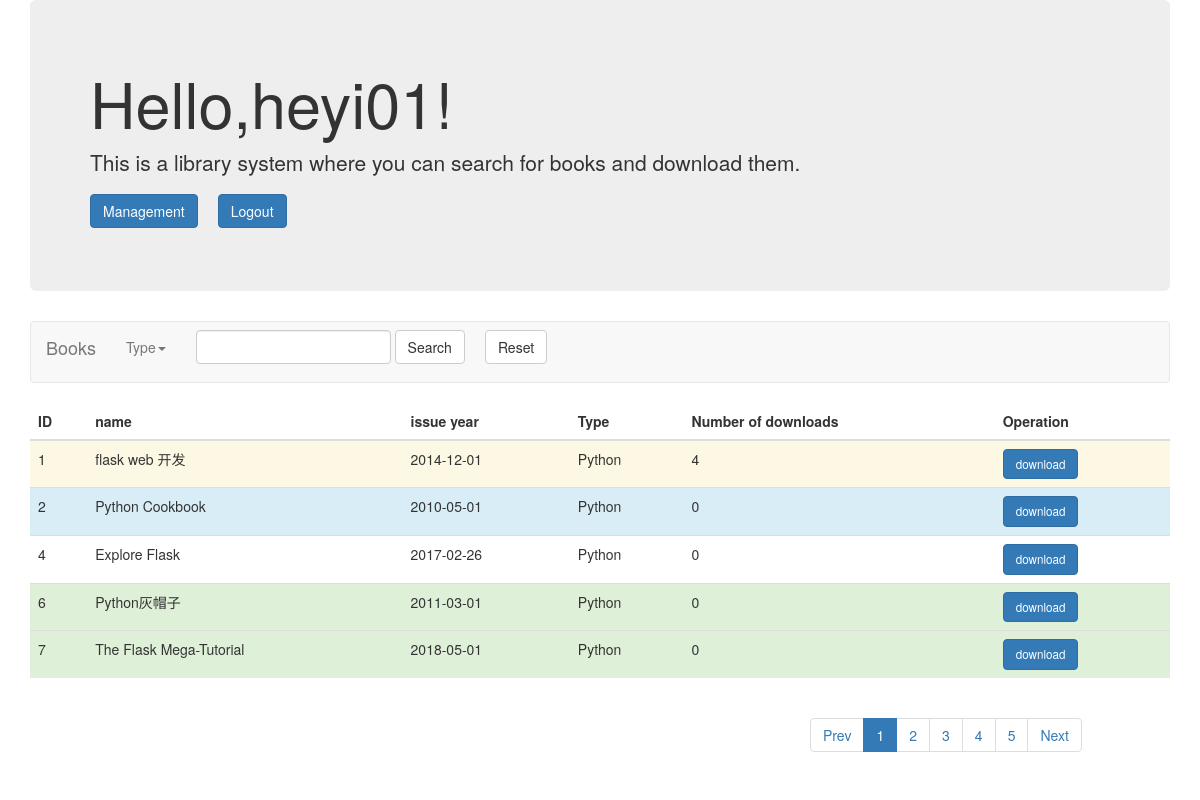
Screenshot of /home/search/type?type_1=Python&number=1 (signed in) with the database file from the repository.
### models.py (models this page shows, shortened)
class User(db.Model):
    username = db.Column(db.String(50),primary_key = True)
    hash_pwd = db.Column(db.String(100))
    salt = db.Column(db.String(100))
    group_id = db.Column(db.Integer)
    add_time = db.Column(db.String(50))

class Books(db.Model):
    id = db.Column(db.Integer,primary_key = True,autoincrement=True)
    book_name = db.Column(db.String(50))
    book_type = db.Column(db.String(50))
    book_introduction = db.Column(db.String(100))
    issue_year = db.Column(db.String(50))
    book_file_name = db.Column(db.String(50))
    add_book_time = db.Column(db.String(50))
    number_of_downloads = db.Column(db.Integer)

### app.py (the view)
@app.route("/home/search/type",methods = ['POST','GET'])
@login_required
@routing_permission_check
def search_by_type():
    type_1 = request.args.get('type_1')
    number = request.args.get('number')
    if type_1:
        try:
            number = int(number)
        except:
            return abort(404)
        else:
            form = SearchBookForms()
            type_1 = str(type_1)
            BOOK_TYPE.append(type_1)
            username = session.get('user_id')
            dic1 = {'username':username,'active1':'','active2':'','active3':'','active4':'','active5':'','active_next':'','active_Prev':'','current_page_number':number,'errors':'','type':BOOK_TYPE[-1]}
            if 1<=number<=5:
                dic1['active'+str(number)] = 'active'
            elif number>5:
                dic1['active_next'] = 'active'
            offset_num = (int(number)-1)*5
            limit_num = 5
            book_info = Books.query.filter_by(book_type = type_1).offset(offset_num).limit(limit_num).all()
            if len(book_info) ==0:
                book_info_list=[]
            else:
                book_info_list = []
                for i in book_info:
                    book_info_list.append(i.__dict__)
                for j in book_info_list:
                    del j['_sa_instance_state']
                    del j['add_book_time']
                    del j['book_file_name']
                style_list = ['success','info','warning','error']
                for dict_data in book_info_list:
                    style_value = random.choice(style_list)
                    dict_data['style'] = style_value
            return render_template('home_search_type.html',form = form,dic1 = dic1,list1 = book_info_list)
    else:
        return abort(404)

### forms.py
class SearchBookForms(FlaskForm):
    book_name= StringField('book_name',validators = [DataRequired()])
    submit = SubmitField('submit')

### decorator.py (called while the page is built)
def login_required(func):
    @wraps(func)
    def inner(*args, **kwargs):
        user_id = session.get('user_id')
        if not user_id:
            return jsonify({'error':'User not logged in'}
                           )
        else:
            g.user_id = user_id
            return func(*args, **kwargs)
    return inner

### templates/home_search_type.html (shortened to what this page needs)
<!DOCTYPE html>
<html>
<head>
	<link rel="stylesheet" href="/static/css/bootstrap.min.css">
</head>
<body>
	<div class="container">
		<div class="row clearfix">
			<div class="col-md-12 column">
				<div class="jumbotron">
					<h1>
						Hello,{{ dic1['username'] }}!
					</h1>
					<p>
						This is a library system where you can search for books and download them.
					</p>
					<p>
						 <a class="btn btn-primary btn-large" href="/management/user">Management</a><a style="margin-left: 20px;" class="btn btn-primary btn-large" href="/logout">Logout</a>
					</p>
				</div>
				<nav  class="navbar navbar-default" role="navigation">
					<div class="navbar-header">
						 <a class="navbar-brand" href="#">Books</a>
					</div>
					<div class="collapse navbar-collapse" id="bs-example-navbar-collapse-1">
						<ul class="nav navbar-nav">
							<li class="dropdown">
								 <a href="#" class="dropdown-toggle" data-toggle="dropdown">Type<strong class="caret"></strong></a>
							</li>
						</ul>
						<form class="navbar-form navbar-left" role="search" action="/home/search/page?number=1" method="post" >
							<div class="form-group">
								<input type="text" class="form-control" name = "book_name" />
							</div> <button type="submit" class="btn btn-default">Search</button><a style="margin-left: 20px;" type="submit" class="btn btn-default" href="/home" >Reset</a>
						</form>
					</div>
				</nav>
				<table  class="table">
					<thead>
						<tr>
							<th>
								ID
							</th>
							<th>
								name
							</th>
							<th>
								issue year
							</th>
							<th>
								Type
							</th>
							<th>
								Number of downloads
							</th>
							<th>
								Operation
							</th>
						</tr>
					</thead>
					<tbody>
						{% for item in list1 %}
							<tr class="{{ item['style'] }}" >
								<td>
									{{ item['id'] }}
								</td>
								<td>
									{{ item['book_name'] }}
								</td>
								<td>
									{{ item['issue_year'] }}
								</td>
								<td>
									{{ item['book_type'] }}
								</td>
								<td>
									{{ item['number_of_downloads'] }}
								</td>
								<td>
									 <a role="button" class="btn btn-default btn-primary" style="font-size: smaller;" href="/book/download?code={{ item['id'] }}">download</a>
								</td>
							</tr>
						{% endfor %}
					</tbody>
				</table>
			</div>
		</div>
		<div class="row clearfix">
			<div class="col-md-2 column">
			</div>
			<div class="col-md-6 column">
			</div>
			<div class="col-md-4 column">
				<ul class="pagination">
					<li class="{{ dic1['active_Prev'] }}">
						{% if dic1['current_page_number'] <=2  %}
							<a href="/home/search/type?type_1={{ dic1['type'] }}&number=1">Prev</a>
						{% else %}
							<a href="/home/search/type?type_1={{ dic1['type'] }}&number={{ dic1['current_page_number']-1 }}">Prev</a>
						{% endif %}
				   	</li>
					<li class="{{ dic1['active1'] }}">
						 <a href="/home/search/type?type_1={{ dic1['type'] }}&number=1">1</a>
					</li>
					<li class="{{ dic1['active2'] }}">
						 <a href="/home/search/type?type_1={{ dic1['type'] }}&number=2">2</a>
					</li>
					<li class="{{ dic1['active3'] }}">
						 <a href="/home/search/type?type_1={{ dic1['type'] }}&number=3">3</a>
					</li>
					<li class="{{ dic1['active4'] }}">
						 <a href="/home/search/type?type_1={{ dic1['type'] }}&number=4">4</a>
					</li>
					<li class="{{ dic1['active5'] }}">
						 <a href="/home/search/type?type_1={{ dic1['type'] }}&number=5">5</a>
					</li>
					<li class="{{ dic1['active_next'] }}">
						 <a href="/home/search/type?type_1={{ dic1['type'] }}&number={{ dic1['current_page_number']+1 }}">Next</a>
					</li>
				</ul>
			</div>
		</div>
	</div>
</body>
</html>

### rows the page displays
User: username "heyi01"
Books: id "1", book_name "flask web 开发", issue_year "2014-12-01", book_type "Python", number_of_downloads "4"
Books: id "2", book_name "Python Cookbook", issue_year "2010-05-01", book_type "Python", number_of_downloads "0"
Books: id "4", book_name "Explore Flask", issue_year "2017-02-26", book_type "Python", number_of_downloads "0"
Books: id "6", book_name "Python灰帽子", issue_year "2011-03-01", book_type "Python", number_of_downloads "0"
Books: id "7", book_name "The Flask Mega-Tutorial", issue_year "2018-05-01", book_type "Python", number_of_downloads "0"
